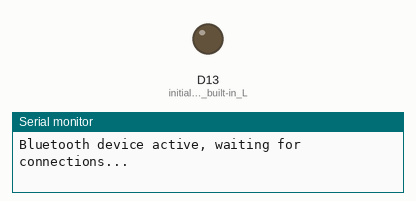
A sketch run on a simulated Arduino Nano 33 IoT. Parts: output pins drawn as LEDs (lit = HIGH), the last lines printed to the serial monitor. Nothing arrives over Bluetooth unless stated; a phone connects over Bluetooth LE 3 s after start.

Above: at 0.1 s.
At 3.1 s:
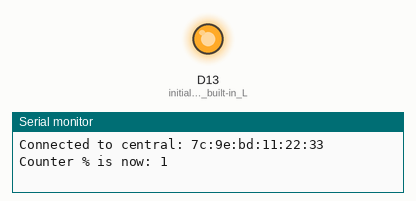
Timing chart, 0 to 4.6 s (numbered marks = the images above):
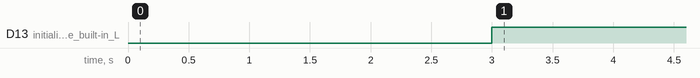

Measured:
- by itself, D13 (initialize_the_built-in_L): LOW → HIGH at 3.0 s

The sketch:

BLECounter.ino
```cpp
#include <ArduinoBLE.h>

// BLE Counter Service
BLEService counterService("00001234-0000-1000-8000-000000000001");

// BLE Counter Characteristic
BLEUnsignedCharCharacteristic counterChar("00001234-0000-1000-8000-000000000002",
                                          BLERead | BLENotify);

// Our counter
unsigned char counter = 0;
long previousMillis = 0;

void setup() {
  Serial.begin(9600); // initialize serial communication

  pinMode(LED_BUILTIN, OUTPUT); // initialize the built-in LED pin to indicate

  // begin initialization
  if (!BLE.begin()) {
    Serial.println("starting BLE failed!");
    while (1)
      ;
  }

  BLE.setLocalName("WebBLE Test");
  BLE.setAdvertisedService(counterService); // add the service UUID
  counterService.addCharacteristic(
      counterChar);                // add the counter characteristic
  BLE.addService(counterService);  // Add the counter service
  counterChar.writeValue(counter); // set initial value for this characteristic

  // start advertising
  BLE.advertise();

  Serial.println("Bluetooth device active, waiting for connections...");
}

bool isConnected = false;
void loop() {
  // wait for a BLE central
  BLEDevice central = BLE.central();

  // if a central is connected to the peripheral:
  if (central) {
    if(!isConnected){
      isConnected = true;
      Serial.print("Connected to central: ");
      // print the central's BT address:
      Serial.println(central.address());
      // turn on the LED to indicate the connection:
      digitalWrite(LED_BUILTIN, HIGH);
    }

    if (central.connected()) {
      long currentMillis = millis();
      // if 300ms have passed, increase the counter value
      if (currentMillis - previousMillis >= 300) {
        previousMillis = currentMillis;

        counter++;
        Serial.print("Counter % is now: ");
        Serial.println(counter);
        counterChar.writeValue(counter);

      }
    } else {
      if(isConnected){
        isConnected = false;
        // Led on when connected
        digitalWrite(LED_BUILTIN, LOW);
        Serial.print("Disconnected from central: ");
        Serial.println(central.address());
      }
    }
  }
}
```
